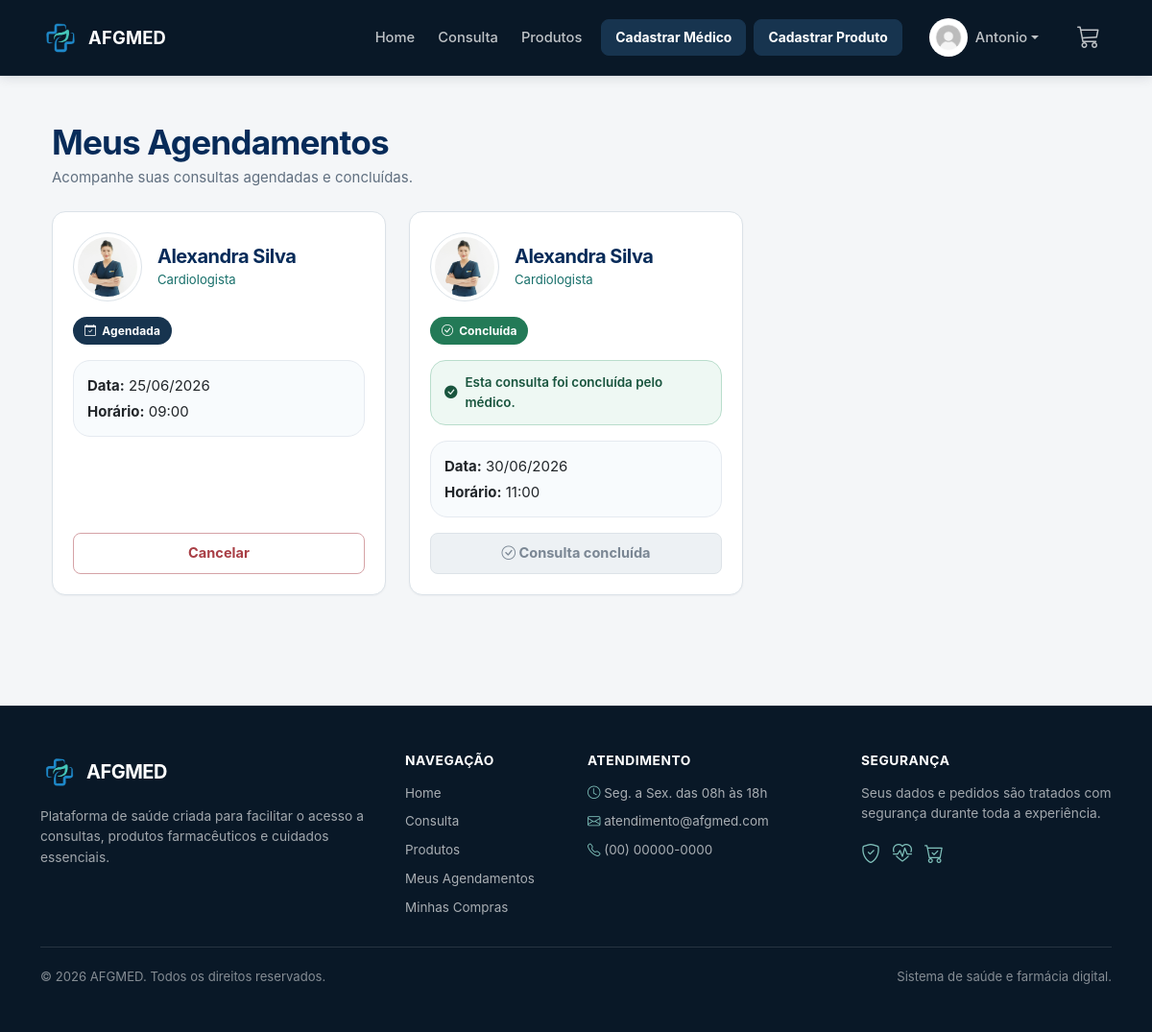
Page /meus_agendamentos (signed in) on the committed database.
### projetoafgmed/models.py (models this page shows, shortened)
class Usuario(database.Model, UserMixin):
    id = database.Column(database.Integer, primary_key=True)
    nome = database.Column(database.String, nullable=False)
    sobrenome = database.Column(database.String, nullable=False)
    email = database.Column(database.String, nullable=False, unique=True)
    senha = database.Column(database.String, nullable=False)
    foto = database.Column(database.String(200), nullable=True, default="usuario_padrao.jpg")
    is_admin = database.Column(database.Boolean, default=False)
    is_medico = database.Column(database.Boolean, default=False, nullable=False)
    id_medico = database.Column(database.Integer, database.ForeignKey("medico.id"), nullable=True)
    perfil = database.relationship("PerfilUsuario", backref="usuario", uselist=False)
    carrinho = database.relationship("Carrinho", backref="usuario", uselist=False)
    consultas = database.relationship("Consulta", backref="usuario", lazy=True)
    pedidos = database.relationship("Pedido", backref="usuario", lazy=True)
    medico = database.relationship(
        "Medico",
        backref=database.backref("usuario_acesso", uselist=False),
        foreign_keys=[id_medico]
    )

class Consulta(database.Model):
    id = database.Column(database.Integer, primary_key=True)
    medico_id = database.Column(database.Integer, database.ForeignKey("medico.id"), nullable=False)
    usuario_id = database.Column(database.Integer, database.ForeignKey("usuario.id"), nullable=False)
    horario = database.Column(database.String(20), nullable=False)
    data = database.Column(database.Date, default=datetime.today)
    status = database.Column(database.String(20), nullable=False, default="agendada")
    medico = database.relationship("Medico", backref=database.backref("consultas", lazy=True))

class Medico(database.Model):
    id = database.Column(database.Integer, primary_key=True)
    nome = database.Column(database.String, nullable=False)
    sobrenome = database.Column(database.String, nullable=False, default="AFGMED")
    especialidade = database.Column(database.String, nullable=False)
    email = database.Column(database.String)
    telefone = database.Column(database.String)
    foto = database.Column(database.String, default="default.jpg")
    data_criacao = database.Column(database.DateTime, nullable=False, default=datetime.utcnow)

### projetoafgmed/rotas/consultas.py (the view)
@app.route("/meus_agendamentos")
@login_required
def meus_agendamentos():
    consultas_usuario = Consulta.query.filter(
        Consulta.usuario_id == current_user.id,
        Consulta.status != "cancelada"
    ).order_by(
        Consulta.data.asc(),
        Consulta.horario.asc()
    ).all()
    return render_template(
        "meus_agendamentos.html",
        consultas=consultas_usuario,
        status_visual_consulta=status_visual_consulta
    )

### projetoafgmed/models.py (called while the page is built)
@login_manager.user_loader
def load_usuario(id_usuario):
    return Usuario.query.get(int(id_usuario))

### projetoafgmed/rotas/contexto.py (called while the page is built, shortened)
@app.context_processor
def carrinho_global():
    if current_user.is_authenticated:
        carrinho = Carrinho.query.filter_by(
            id_usuario=current_user.id,
            status="ativo"
        ).first()
        itens = carrinho.itens if carrinho else []
        total = sum(item.quantidade * item.preco_unitario for item in itens)
        quantidade = sum(item.quantidade for item in itens)
        return {
            "carrinho": carrinho,
            "itens_carrinho": itens,
            "total_carrinho": total,
            "quantidade_carrinho": quantidade
        }

### projetoafgmed/rotas/utils.py (called while the page is built)
def status_visual_consulta(consulta):
    status = (consulta.status or "agendada").lower()
    if status == "agendada":
        return {
            "classe": "bg-primary",
            "icone": "bi-calendar-check",
            "texto": "Agendada"
        }
    if status == "cancelada":
        return {
            "classe": "bg-danger",
            "icone": "bi-x-circle",
            "texto": "Cancelada"
        }
    if status == "concluida":
        return {
            "classe": "bg-success",
            "icone": "bi-check-circle",
            "texto": "Concluída"
        }
    return {
        "classe": "bg-secondary",
        "icone": "bi-info-circle",
        "texto": "Em análise"
    }

### projetoafgmed/templates/meus_agendamentos.html (shortened to what this page needs)
{% extends "base.html" %}
{% block content %}
<div class="container mt-5 meus-agendamentos-page">
    <div class="d-flex flex-column flex-md-row justify-content-between align-items-md-center gap-3 mb-4">
        <div>
            <h2 class="fw-bold mb-1" style="color:#072B59;">
                Meus Agendamentos
            </h2>
            <p class="text-muted mb-0">
                Acompanhe suas consultas agendadas e concluídas.
            </p>
        </div>
    </div>
    {% if consultas %}
    <div class="row g-4">
        {% for c in consultas %}
            {% set status = status_visual_consulta(c) %}
            <div class="col-12 col-md-6 col-lg-4">
                <div class="card shadow-lg h-100 p-4 border-0 rounded-4 agendamento-card">
                    <div class="d-flex align-items-center mb-3">
                        <div class="border border-primary rounded-circle p-1 me-3">
                            <img src="{{ url_for('static', filename='fotos_medicos/' + (c.medico.foto or 'default.jpg')) }}"
                                 alt="{{ c.medico.nome }} {{ c.medico.sobrenome }}"
                                 class="rounded-circle"
                                 style="width:70px; height:70px; object-fit:cover;">
                        </div>
                        <div>
                            <h5 class="mb-0 fw-bold" style="color:#072B59;">
                                {{ c.medico.nome }} {{ c.medico.sobrenome }}
                            </h5>
                            <small class="text-primary">
                                {{ c.medico.especialidade }}
                            </small>
                        </div>
                    </div>
                    <span class="badge {{ status.classe }} agendamento-status mb-3">
                        <i class="bi {{ status.icone }}"></i>
                        {{ status.texto }}
                    </span>
                    {% if c.status == "concluida" %}
                        <div class="alert alert-success agendamento-alerta-status">
                            <i class="bi bi-check-circle-fill"></i>
                            Esta consulta foi concluída pelo médico.
                        </div>
                    {% endif %}
                    <div class="mb-3 agendamento-info">
                        <p class="mb-1">
                            <strong>Data:</strong>
                            {{ c.data.strftime('%d/%m/%Y') }}
                        </p>
                        <p class="mb-0">
                            <strong>Horário:</strong>
                            {{ c.horario }}
                        </p>
                    </div>
                    {% if c.status == "agendada" %}
                        <button class="btn btn-outline-danger w-100 fw-bold btn-cancelar mt-auto"
                                data-bs-toggle="modal"
                                data-bs-target="#confirmModal{{ c.id }}">
                            Cancelar
                        </button>
                    {% elif c.status == "concluida" %}
                        <button class="btn btn-outline-success w-100 fw-bold mt-auto" disabled>
                            <i class="bi bi-check-circle"></i>
                            Consulta concluída
                        </button>
                    {% endif %}
                </div>
            </div>
        {% endfor %}
    </div>
    {% endif %}
</div>
{% endblock %}

### projetoafgmed/templates/base.html (shortened to what this page needs)
<!DOCTYPE html>
<html lang="pt-br">
<head>
    <link href="https://cdn.jsdelivr.net/npm/bootstrap@5.3.8/dist/css/bootstrap.min.css"
          rel="stylesheet">
    <link rel="stylesheet"
          href="https://cdn.jsdelivr.net/npm/bootstrap-icons@1.11.3/font/bootstrap-icons.css">
    <link rel="stylesheet"
          href="{{ url_for('static', filename='css/style.css') }}">
</head>
<body>
<nav class="navbar navbar-expand-lg navbar-dark bg-dark">
    <div class="container">
        <a class="navbar-brand d-flex align-items-center"
           href="{{ url_for('homepage') }}">
            <img src="{{ url_for('static', filename='imagens/logo.jpg') }}"
                 alt="Logo AFGMED"
                 width="50"
                 class="me-2">
            AFGMED
        </a>
        <div class="collapse navbar-collapse" id="navbarNav">
            <ul class="navbar-nav ms-auto align-items-lg-center">
                <li class="nav-item">
                    <a class="nav-link" href="{{ url_for('homepage') }}">
                        Home
                    </a>
                </li>
                {% if current_user.is_authenticated
                      and current_user.is_medico
                      and not current_user.is_admin %}
                    <li class="nav-item">
                        <a class="nav-link" href="{{ url_for('medicos') }}">
                            Minhas Consultas
                        </a>
                    </li>
                {% else %}
                    <li class="nav-item">
                        <a class="nav-link" href="{{ url_for('medicos') }}">
                            Consulta
                        </a>
                    </li>
                {% endif %}
                <li class="nav-item">
                    <a class="nav-link" href="{{ url_for('produtos') }}">
                        Produtos
                    </a>
                </li>
                {% if current_user.is_authenticated and current_user.is_admin %}
                    <li class="nav-item ms-lg-2 mt-2 mt-lg-0">
                        <a class="btn btn-primary"
                           href="{{ url_for('cadastro_medico') }}">
                            Cadastrar Médico
                        </a>
                    </li>
                    <li class="nav-item ms-lg-2 mt-2 mt-lg-0">
                        <a class="btn btn-primary"
                           href="{{ url_for('cadastro_produto') }}">
                            Cadastrar Produto
                        </a>
                    </li>
                {% endif %}
            </ul>
            <ul class="navbar-nav ms-lg-3 align-items-lg-center">
                {% if current_user.is_authenticated %}
                    <li class="nav-item dropdown me-lg-3">
                        <a class="nav-link dropdown-toggle d-flex align-items-center"
                           href="#"
                           id="perfilDropdown"
                           role="button"
                           data-bs-toggle="dropdown"
                           aria-expanded="false">
                            <img src="{{ url_for(
                                'static',
                                filename='fotos_perfil/' + (
                                    current_user.foto or 'usuario_padrao.jpg'
                                )
                            ) }}"
                                 alt="Perfil"
                                 class="rounded-circle"
                                 style="width:40px; height:40px; object-fit:cover;">
                            <span class="ms-2">
                                {{ current_user.nome }}
                            </span>
                        </a>
                    </li>
                    {% if not current_user.is_medico or current_user.is_admin %}
                        <li class="nav-item position-relative d-none d-lg-block">
                            <a class="nav-link position-relative"
                               href="#"
                               data-bs-toggle="offcanvas"
                               data-bs-target="#carrinhoLateral"
                               aria-controls="carrinhoLateral"
                               aria-label="Abrir carrinho">
                                <i class="bi bi-cart3" style="font-size:1.5rem;"></i>
                            </a>
                        </li>
                    {% endif %}
                {% endif %}
            </ul>
        </div>
    </div>
</nav>
<main class="container mt-5">
    {% block content %}{% endblock %}
</main>
<footer class="footer-afg mt-5">
    <div class="container py-5">
        <div class="row g-4">
            <div class="col-md-4">
                <div class="d-flex align-items-center mb-3">
                    <img src="{{ url_for('static', filename='imagens/logo.jpg') }}"
                         alt="Logo AFGMED"
                         width="48"
                         class="footer-logo me-2">
                    <h5 class="mb-0 fw-bold">AFGMED</h5>
                </div>
                <p class="footer-text">
                    Plataforma de saúde criada para facilitar o acesso a consultas,
                    produtos farmacêuticos e cuidados essenciais.
                </p>
            </div>
            <div class="col-md-2">
                <h6 class="footer-title">Navegação</h6>
                <ul class="footer-links">
                    <li><a href="{{ url_for('homepage') }}">Home</a></li>
                    {% if current_user.is_authenticated
                          and current_user.is_medico
                          and not current_user.is_admin %}
                        <li><a href="{{ url_for('medicos') }}">Minhas Consultas</a></li>
                    {% else %}
                        <li><a href="{{ url_for('medicos') }}">Consulta</a></li>
                    {% endif %}
                    <li><a href="{{ url_for('produtos') }}">Produtos</a></li>
                    {% if current_user.is_authenticated %}
                        {% if current_user.is_medico and not current_user.is_admin %}
                            <li><a href="{{ url_for('medicos') }}">Minhas Consultas</a></li>
                        {% else %}
                            <li><a href="{{ url_for('meus_agendamentos') }}">Meus Agendamentos</a></li>
                            <li><a href="{{ url_for('meus_pedidos') }}">Minhas Compras</a></li>
                        {% endif %}
                    {% endif %}
                </ul>
            </div>
            <div class="col-md-3">
                <h6 class="footer-title">Atendimento</h6>
                <ul class="footer-links">
                    <li><i class="bi bi-clock"></i> Seg. a Sex. das 08h às 18h</li>
                    <li><i class="bi bi-envelope"></i> atendimento@afgmed.com</li>
                    <li><i class="bi bi-telephone"></i> (00) 00000-0000</li>
                </ul>
            </div>
            <div class="col-md-3">
                <h6 class="footer-title">Segurança</h6>
                <p class="footer-text">
                    Seus dados e pedidos são tratados com segurança durante
                    toda a experiência.
                </p>
                <div class="footer-icons">
                    <i class="bi bi-shield-check"></i>
                    <i class="bi bi-heart-pulse"></i>
                    <i class="bi bi-cart-check"></i>
                </div>
            </div>
        </div>
        <hr class="footer-line">
        <div class="d-flex flex-column flex-md-row justify-content-between align-items-center gap-2">
            <small>© 2026 AFGMED. Todos os direitos reservados.</small>
            <small>Sistema de saúde e farmácia digital.</small>
        </div>
    </div>
</footer>
</body>
</html>

### projetoafgmed/templates/meus_agendamentos.html (style rules this page uses)
.agendamento-card { transition: transform 0.3s, box-shadow 0.3s; }
.agendamento-status { width: fit-content; border-radius: 999px; padding: 8px 12px; display: inline-flex; align-items: center; gap: 6px; }
.agendamento-info { padding: 14px; border-radius: 18px; background: #f8fbfd; border: 1px solid #e5eaf0; }
.agendamento-alerta-status { border-radius: 16px; display: flex; align-items: center; gap: 8px; font-weight: 600; padding: 12px 14px; }

### rows in the picture
Usuario: foto (picture), nome "Antonio"
Consulta: foto (picture), medico.nome "Alexandra", medico.sobrenome "Silva", medico.especialidade "Cardiologista", texto "Agendada", data "25/06/2026", horario "09:00"
Consulta: foto (picture), medico.nome "Alexandra", medico.sobrenome "Silva", medico.especialidade "Cardiologista", texto "Concluída", status "concluida" (drawn), data "30/06/2026", horario "11:00"
